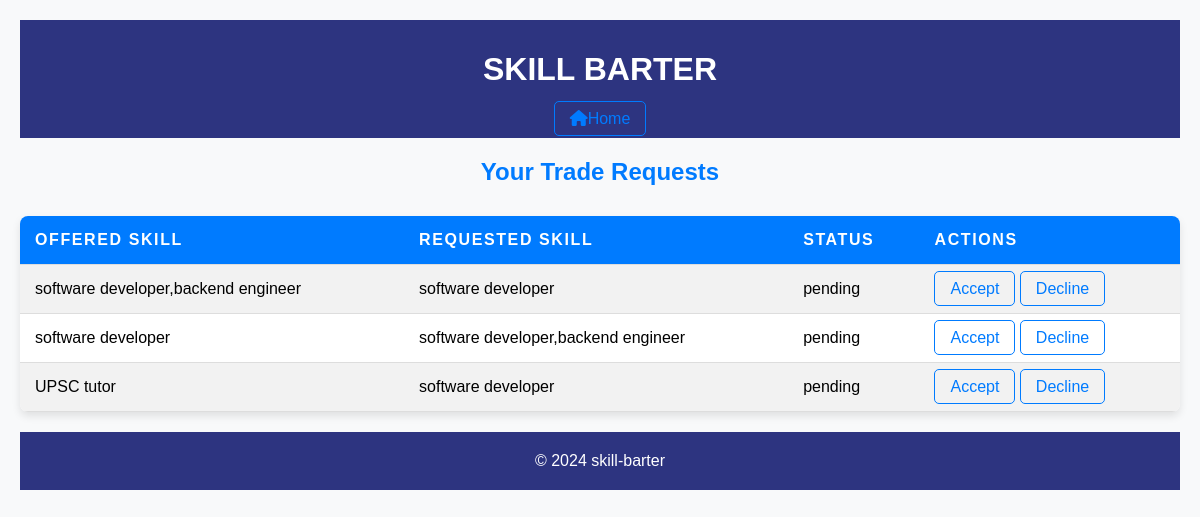
Before: /accounts/trade/list/ (signed in) with the older database file.
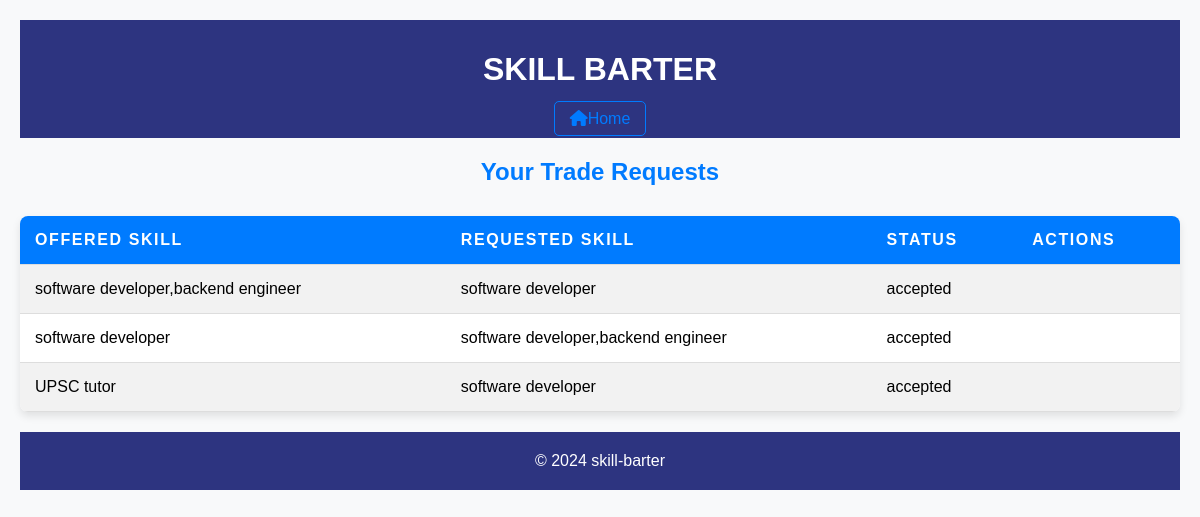
After: the same page with the newer database file.
### accounts/models.py (models this page shows, shortened)
class SkillTrade(models.Model):
    offered_by = models.ForeignKey(User, related_name='offered_by', on_delete=models.CASCADE)
    offered_skill = models.ForeignKey(Skill, related_name='offered_skill', on_delete=models.CASCADE)
    requested_skill = models.ForeignKey(Skill, related_name='requested_skill', on_delete=models.CASCADE)
    requested_by = models.ForeignKey(User, related_name='requested_by', on_delete=models.CASCADE)
    status = models.CharField(max_length=20, choices=[('pending', 'Pending'), ('accepted', 'Accepted'), ('declined', 'Declined')], default='pending')
    prerequisites = models.TextField(blank=True, null=True)

class Skill(models.Model):
    user = models.ForeignKey(User, on_delete=models.CASCADE,related_name='skills')  # Link skill to a user
    skill_name = models.CharField(max_length=100)  # Name of the skill
    description = models.TextField(blank=True, null=True)  # Optional description of the skill
    rating = models.DecimalField(max_digits=3, decimal_places=2, default=0)  # Optional rating for the skill
    rating_count = models.IntegerField(default=0)  # To track how many ratings a skill has

### accounts/views.py (the view)
# urls.py: path('trade/list/', views.trade_list, name='trade_list'),
@login_required
def trade_list(request):
    trades = SkillTrade.objects.filter(requested_by=request.user)  # Fetch all trades for the logged-in user
    return render(request, 'trade_list.html', {'trades': trades})

### accounts/templates/trade_list.html (shortened to what this page needs)
{% extends "base_profile.html" %}
{% block content %}
<h2>Your Trade Requests</h2>
<table>
    <tr>
        <th>Offered Skill</th>
        <th>Requested Skill</th>
        <th>Status</th>
        <th>Actions</th>
    </tr>
    {% for trade in trades %}
    <tr>
        <td>{{ trade.offered_skill.skill_name }}</td>
        <td>{{ trade.requested_skill.skill_name }}</td>
        <td>{{ trade.status }}</td>
        <td>
            {% if trade.status == 'pending' %}
                <a href="{% url 'accept_trade' trade.id %}">Accept</a>
                <a href="{% url 'decline_trade' trade.id %}">Decline</a>
            {% endif %}
        </td>
    </tr>
    {% empty %}
    <tr>
        <td colspan="4" class="no-trades">No trade requests.</td>
    </tr>
    {% endfor %}
</table>
{% endblock %}

### accounts/templates/base_profile.html (shortened to what this page needs)
{% load static %}
<!DOCTYPE html>
<html lang="en">
<head>
    <link rel="stylesheet" href="{% static 'css/style.css' %}">
    <link rel="stylesheet" href="https://cdnjs.cloudflare.com/ajax/libs/font-awesome/6.6.0/css/all.min.css">
</head>
<body>
    <header>
        <h1>SKILL BARTER</h1>
        <a style="text-decoration: none;" href="{% url 'home' %}"><i class="fa-solid fa-house"></i>Home</a>
    </header>
    <main>
        {% block content %}{% endblock %}
    </main>
    <footer>
        &copy; 2024 skill-barter
    </footer>
</body>
</html>

### accounts/static/css/style.css (style rules this page uses)
body { font-family: Arial, sans-serif; margin: 0; padding: 0; background-color: #f4f4f4; }
header { background: #2d3480; color: #fff; padding: 10px 0; text-align: center; }
footer { text-align: center; margin-top: 20px; padding: 20px; background-color: #2d3480; color: white; position: relative; bottom: 0; }

### accounts/templates/trade_list.html (style rules this page uses)
body { font-family: 'Arial', sans-serif; background-color: #f8f9fa; padding: 20px; }
h2 { color: #007BFF; text-align: center; margin-bottom: 30px; }
table { width: 100%; border-collapse: collapse; margin: 20px 0; box-shadow: 0 4px 8px rgba(0, 0, 0, 0.1); background-color: #ffffff; border-radius: 8px; overflow: hidden; }
th, td { padding: 15px; text-align: left; border-bottom: 1px solid #ddd; }
th { background-color: #007BFF; color: white; text-transform: uppercase; letter-spacing: 0.1em; }
tr:nth-child(even) { background-color: #f2f2f2; }
a { color: #007BFF; text-decoration: none; padding: 8px 15px; border: 1px solid #007BFF; border-radius: 5px; transition: background-color 0.3s, color 0.3s; }

Changed rows visible on the page:
changed SkillTrade (number 1 of 3 on the later page): status "pending" → "accepted"; no longer shows "Accept Decline"
changed SkillTrade (number 2 of 3 on the later page): status "pending" → "accepted"; no longer shows "Accept Decline"
changed SkillTrade "UPSC tutor": status "pending" → "accepted"; no longer shows "Accept Decline"
